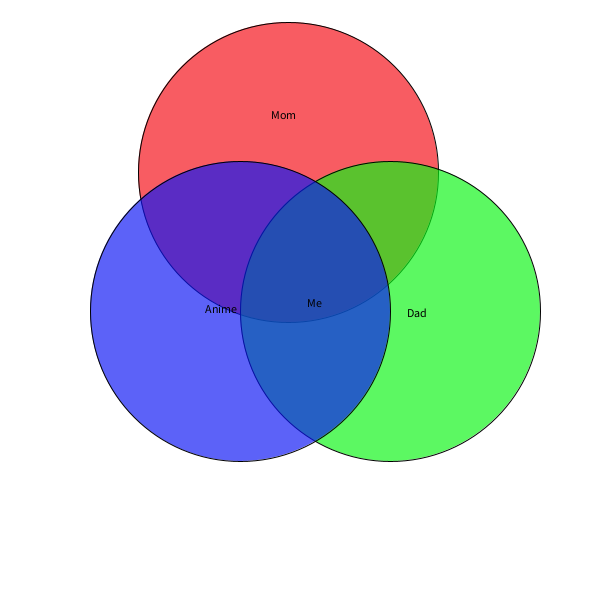
Frame 1 (no input)
Frame 60 (the mouse pressed at the canvas centre just before this capture): identical to frame 1, image omitted
Frame 120 (the mouse held since frame 60 and released just before this capture): identical to frame 1, image omitted

The Processing sketch that drew this single still picture (run headless with seeded random() and noise(); from frame 60 on, the mouse is pressed at the canvas centre):

// Processing sketch: Venn_Diagram
// ── Venn_Diagram.pde
void setup() {
  size(600,600);

  
  
  
}



void draw() {
 if(mousePressed) { println( mouseX+ ", "+ mouseY);
 }
background(500,500,500);
fill(245,10,20, 170);
ellipse(288,172,300,300);
fill(10,245,20,170);
ellipse(390,311, 300,300);
fill(10,20,245,170);
ellipse(240,311,300,300);
fill(0,0,0);
text("Me", 307,307);
text("Dad", 407,317);
text("Mom", 271,119);
text("Anime", 205,313);





}

  


 
 

 





  
  
  
  
  
  
  
  
  
